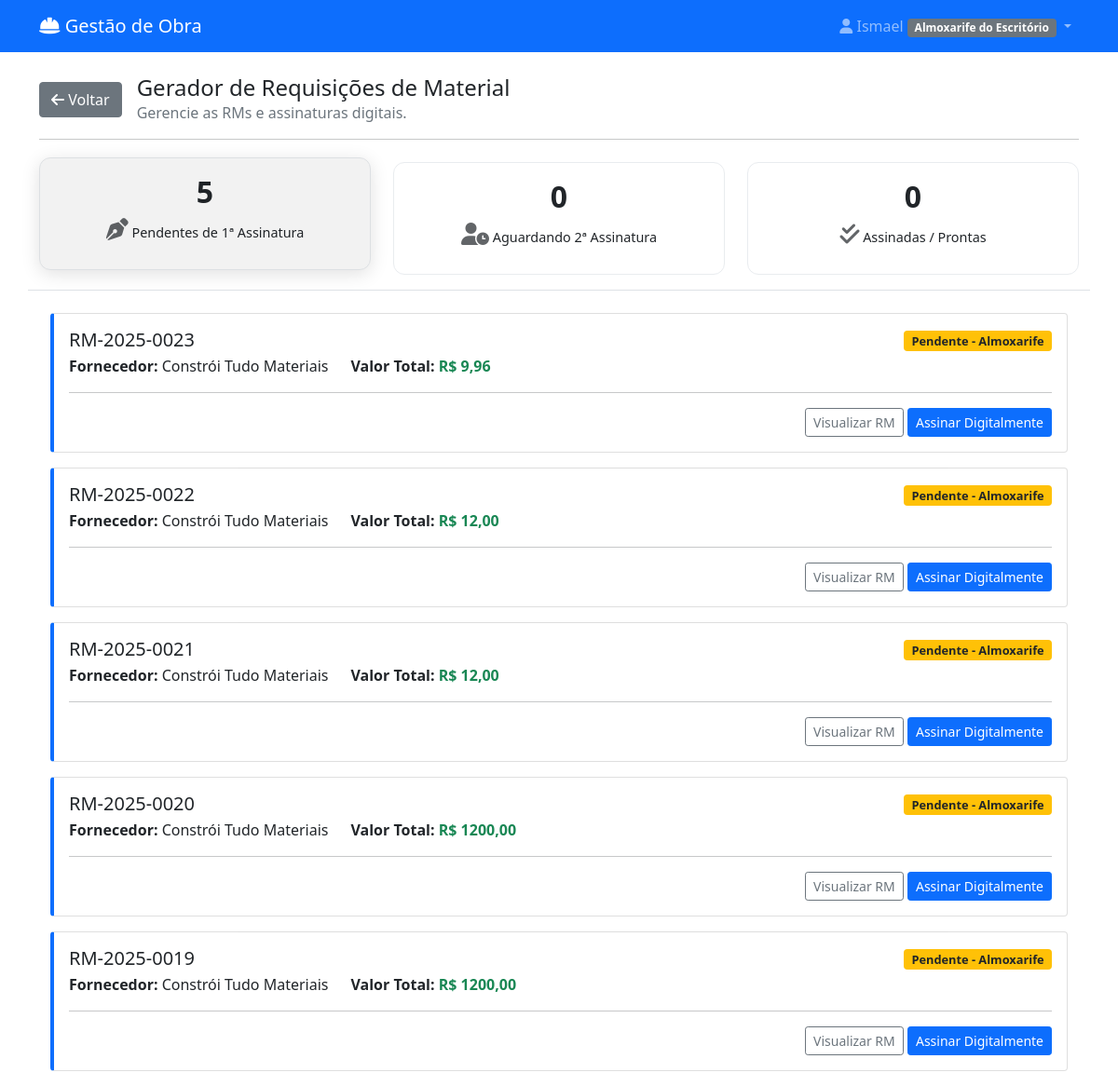
The app's page /requisicoes/ (signed in) with its own data.
### materiais/models.py (models this page shows, shortened)
class User(AbstractUser):
    PERFIL_CHOICES = [
        ('almoxarife_obra', 'Almoxarife da Obra'),
        ('engenheiro', 'Engenheiro'),
        ('almoxarife_escritorio', 'Almoxarife do Escritório'),
        ('diretor', 'Diretor'),
    ]
    perfil = models.CharField(max_length=30, choices=PERFIL_CHOICES)
    telefone = models.CharField(max_length=15, blank=True)
    obras = models.ManyToManyField('Obra', blank=True, related_name='usuarios')
    assinatura_imagem = models.ImageField(upload_to='assinaturas/', null=True, blank=True, verbose_name="Imagem da Assinatura")

class RequisicaoMaterial(models.Model):
    STATUS_ASSINATURA_CHOICES = [
        ('pendente', 'Pendente de Assinaturas'),
        ('aguardando_diretor', 'Aguardando Diretor'),
        ('assinada', 'Assinada'),
        ('enviada', 'Enviada para Fornecedor'),
    ]
    solicitacao_origem = models.OneToOneField(SolicitacaoCompra, on_delete=models.CASCADE, related_name='requisicao')
    cotacao_vencedora = models.OneToOneField('Cotacao', on_delete=models.CASCADE)
    numero = models.CharField(max_length=20, unique=True, verbose_name="Número RM")
    data_criacao = models.DateTimeField(auto_now_add=True)
    valor_total = models.DecimalField(max_digits=10, decimal_places=2)
    status_assinatura = models.CharField(max_length=30, choices=STATUS_ASSINATURA_CHOICES, default='pendente')
    assinatura_almoxarife = models.ForeignKey(User, on_delete=models.SET_NULL, null=True, blank=True, related_name='rms_assinadas_almoxarife')
    data_assinatura_almoxarife = models.DateTimeField(null=True, blank=True)
    assinatura_diretor = models.ForeignKey(User, on_delete=models.SET_NULL, null=True, blank=True, related_name='rms_assinadas_diretor')
    data_assinatura_diretor = models.DateTimeField(null=True, blank=True)
    enviada_fornecedor = models.BooleanField(default=False)
    data_envio_fornecedor = models.DateTimeField(null=True, blank=True)
    class Meta:
        verbose_name = "Requisição de Material (RM)"
        verbose_name_plural = "Requisições de Material (RMs)"

class Cotacao(models.Model):
    solicitacao = models.ForeignKey(SolicitacaoCompra, on_delete=models.CASCADE, related_name='cotacoes')
    fornecedor = models.ForeignKey(Fornecedor, on_delete=models.CASCADE)
    data_cotacao = models.DateTimeField(auto_now_add=True, verbose_name="Data da Cotação")
    prazo_entrega = models.CharField(max_length=100, blank=True, verbose_name="Prazo de Entrega")
    condicao_pagamento = models.CharField(max_length=100, blank=True, verbose_name="Condição de Pagamento")
    observacoes = models.TextField(blank=True, verbose_name="Observações")
    vencedora = models.BooleanField(default=False, verbose_name="Cotação Vencedora")
    valor_frete = models.DecimalField(max_digits=10, decimal_places=2, default=0, verbose_name="Valor do Frete")
    endereco_entrega = models.ForeignKey(DestinoEntrega, on_delete=models.SET_NULL, null=True, blank=True, verbose_name="Endereço de Entrega")
    class Meta:
        verbose_name = "Cotação"
        verbose_name_plural = "Cotações"

class Fornecedor(models.Model):
    TIPO_CHOICES = [
        ('material', 'Material'),
        ('servico', 'Serviço'),
        ('ambos', 'Ambos'),
    ]
    nome_fantasia = models.CharField(max_length=200, verbose_name="Nome Fantasia")
    razao_social = models.CharField(max_length=200, verbose_name="Razão Social")
    cnpj = models.CharField(max_length=18, unique=True)
    tipo = models.CharField(max_length=10, choices=TIPO_CHOICES, default='material', verbose_name="Tipo")
    produtos_fornecidos = models.ManyToManyField(
        'CategoriaItem',
        blank=True,
        verbose_name="Produtos/Serviços Fornecidos",
        limit_choices_to={'categoria_mae__isnull': False}
    )
    email = models.EmailField()
    contato_nome = models.CharField(max_length=100, blank=True, verbose_name="Nome do Contato")
    contato_telefone = models.CharField(max_length=15, blank=True, verbose_name="Telefone do Contato")
    contato_whatsapp = models.CharField(max_length=15, blank=True, verbose_name="WhatsApp do Contato")
    cep = models.CharField(max_length=9, blank=True, verbose_name="CEP")
    logradouro = models.CharField(max_length=255, blank=True, verbose_name="Logradouro")
    numero = models.CharField(max_length=20, blank=True, verbose_name="Número")
    bairro = models.CharField(max_length=100, blank=True, verbose_name="Bairro")
    cidade = models.CharField(max_length=100, blank=True, verbose_name="Cidade")
    estado = models.CharField(max_length=2, blank=True, verbose_name="UF")
    ativo = models.BooleanField(default=True)
    class Meta:
        verbose_name = "Fornecedor"
        verbose_name_plural = "Fornecedores"

### materiais/views.py (the view)
# urls.py: path('requisicoes/', views.gerenciar_requisicoes, name='gerenciar_requisicoes'),
@login_required
def gerenciar_requisicoes(request):
    base_query = RequisicaoMaterial.objects.select_related(
        'cotacao_vencedora__fornecedor',
        'assinatura_almoxarife',
        'assinatura_diretor'
    ).order_by('-data_criacao')
    pendentes = base_query.filter(status_assinatura='pendente')
    aguardando_assinatura = base_query.filter(status_assinatura='aguardando_diretor')
    assinadas_enviadas = base_query.filter(status_assinatura='assinada')
    context = {
        'pendentes': pendentes,
        'aguardando_assinatura': aguardando_assinatura,
        'assinadas_enviadas': assinadas_enviadas,
    }
    return render(request, 'materiais/gerenciar_requisicoes.html', context)

### materiais/templates/materiais/gerenciar_requisicoes.html (shortened to what this page needs)
{% extends 'materiais/base.html' %}
{% block content %}
<div class="d-flex align-items-center mb-3">
    <a href="{% url 'materiais:dashboard' %}" class="btn btn-secondary me-3"><i class="fas fa-arrow-left"></i> Voltar</a>
    <div>
        <h4 class="mb-0">Gerador de Requisições de Material</h4>
        <p class="text-muted mb-0">Gerencie as RMs e assinaturas digitais.</p>
    </div>
</div>
<hr class="mb-4">
<div class="row mb-4 nav nav-tabs" id="summaryCardNav" role="tablist">
    <div class="col-md-4 mb-3">
        <a href="#pendentes" class="summary-link active" data-bs-toggle="tab" data-bs-target="#pendentes" role="tab">
            <div class="status-card summary-card status-aberto">
                <span class="count">{{ pendentes.count }}</span>
                <p class="title"><i class="fas fa-pen-nib status-icon"></i> Pendentes de 1ª Assinatura</p>
            </div>
        </a>
    </div>
    <div class="col-md-4 mb-3">
        <a href="#aguardando" class="summary-link" data-bs-toggle="tab" data-bs-target="#aguardando" role="tab">
            <div class="status-card summary-card status-cotacao">
                <span class="count">{{ aguardando_assinatura.count }}</span>
                <p class="title"><i class="fas fa-user-clock status-icon"></i> Aguardando 2ª Assinatura</p>
            </div>
        </a>
    </div>
    <div class="col-md-4 mb-3">
        <a href="#assinadas" class="summary-link" data-bs-toggle="tab" data-bs-target="#assinadas" role="tab">
            <div class="status-card summary-card status-aprovado">
                <span class="count">{{ assinadas_enviadas.count }}</span>
                <p class="title"><i class="fas fa-check-double status-icon"></i> Assinadas / Prontas</p>
            </div>
        </a>
    </div>
</div>
<div class="tab-content">
  <div class="tab-pane container active" id="pendentes">
    {% for rm in pendentes %}
    <div class="card rm-card mb-3">
        <div class="card-body">
            <div class="row">
                <div class="col-md-9">
                    <h5 class="mb-1">{{ rm.numero }}</h5>
                    <div class="d-flex gap-4">
                        <span><strong>Fornecedor:</strong> {{ rm.cotacao_vencedora.fornecedor.nome_fantasia }}</span>
                        <span><strong>Valor Total:</strong> <span class="text-success fw-bold">R$ {{ rm.valor_total|floatformat:2 }}</span></span>
                    </div>
                </div>
                <div class="col-md-3 text-end">
                    <span class="badge bg-warning text-dark status-assinatura">Pendente - Almoxarife</span>
                </div>
            </div>
            <hr>
            <div class="text-end mt-2">
                <a href="{% url 'materiais:visualizar_rm_pdf' rm.id %}" class="btn btn-sm btn-outline-secondary" target="_blank">Visualizar RM</a>
                {% if request.user.perfil == 'almoxarife_escritorio' %}
                <button type="button" class="btn btn-sm btn-primary" data-bs-toggle="modal" data-bs-target="#confirmarAssinaturaModal" data-rm-id="{{ rm.id }}" data-rm-numero="{{ rm.numero }}">
                    Assinar Digitalmente
                </button>
                {% endif %}
            </div>
        </div>
    </div>
    {% empty %}
    <div class="text-center p-5">
        <i class="fas fa-check-circle fa-3x text-success mb-3"></i>
        <h5>Nenhuma RM pendente de primeira assinatura.</h5>
    </div>
    {% endfor %}
  </div>
</div>
{% endblock %}

### materiais/templates/materiais/base.html (shortened to what this page needs)
<!DOCTYPE html>
<html lang="pt-br">
<head>
    <link href="https://cdn.jsdelivr.net/npm/bootstrap@5.1.3/dist/css/bootstrap.min.css" rel="stylesheet">
    <link href="https://cdnjs.cloudflare.com/ajax/libs/font-awesome/6.0.0/css/all.min.css" rel="stylesheet">
</head>
<body>
    <nav class="navbar navbar-expand-lg navbar-dark bg-primary">
        <div class="container">
            <a class="navbar-brand" href="{% url 'materiais:dashboard' %}">
                <i class="fas fa-hard-hat"></i> Gestão de Obra
            </a>
            {% if user.is_authenticated %}
            <div class="navbar-nav ms-auto">
                <div class="nav-item dropdown">
                    <a class="nav-link dropdown-toggle" href="#" role="button" data-bs-toggle="dropdown">
                        <i class="fas fa-user"></i> {{ user.get_full_name|default:user.username }}
                        <span class="badge bg-secondary">{{ user.get_perfil_display }}</span>
                    </a>
                </div>
            </div>
            {% endif %}
        </div>
    </nav>
    <div class="container mt-4">
        {% block content %}
        {% endblock %}
    </div>
</body>
</html>

### records on screen
User: get_full_name "Ismael", perfil "Almoxarife do Escritório"
RequisicaoMaterial: numero "RM-2025-0023", cotacao_vencedora.fornecedor.nome_fantasia "Constrói Tudo Materiais", valor_total "9,96"
RequisicaoMaterial: numero "RM-2025-0022", cotacao_vencedora.fornecedor.nome_fantasia "Constrói Tudo Materiais", valor_total "12,00"
RequisicaoMaterial: numero "RM-2025-0021", cotacao_vencedora.fornecedor.nome_fantasia "Constrói Tudo Materiais", valor_total "12,00"
RequisicaoMaterial: numero "RM-2025-0020", cotacao_vencedora.fornecedor.nome_fantasia "Constrói Tudo Materiais", valor_total "1200,00"
RequisicaoMaterial: numero "RM-2025-0019", cotacao_vencedora.fornecedor.nome_fantasia "Constrói Tudo Materiais", valor_total "1200,00"

### other values on screen
{{ pendentes.count }} "5"
{{ aguardando_assinatura.count }} "0"
{{ assinadas_enviadas.count }} "0"
